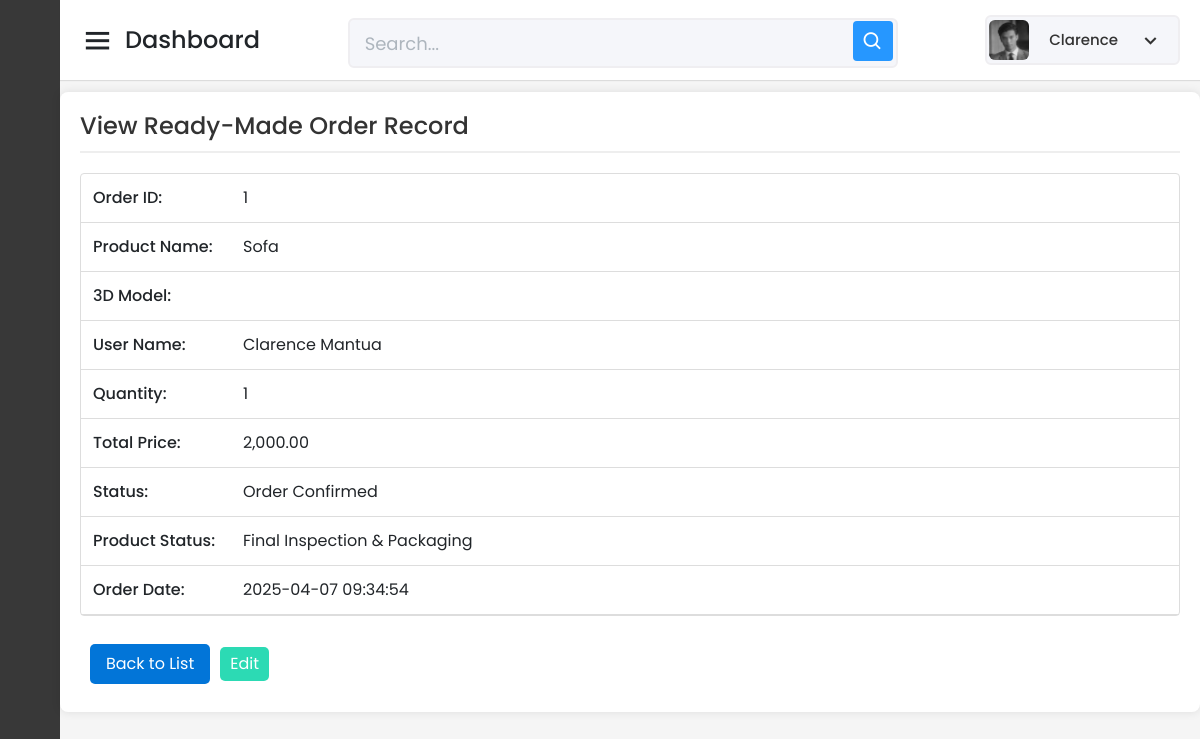
Page /Capstone_Admin/readymade/read-one-readymade-form.php?id=1 (signed in) on the earlier database version.
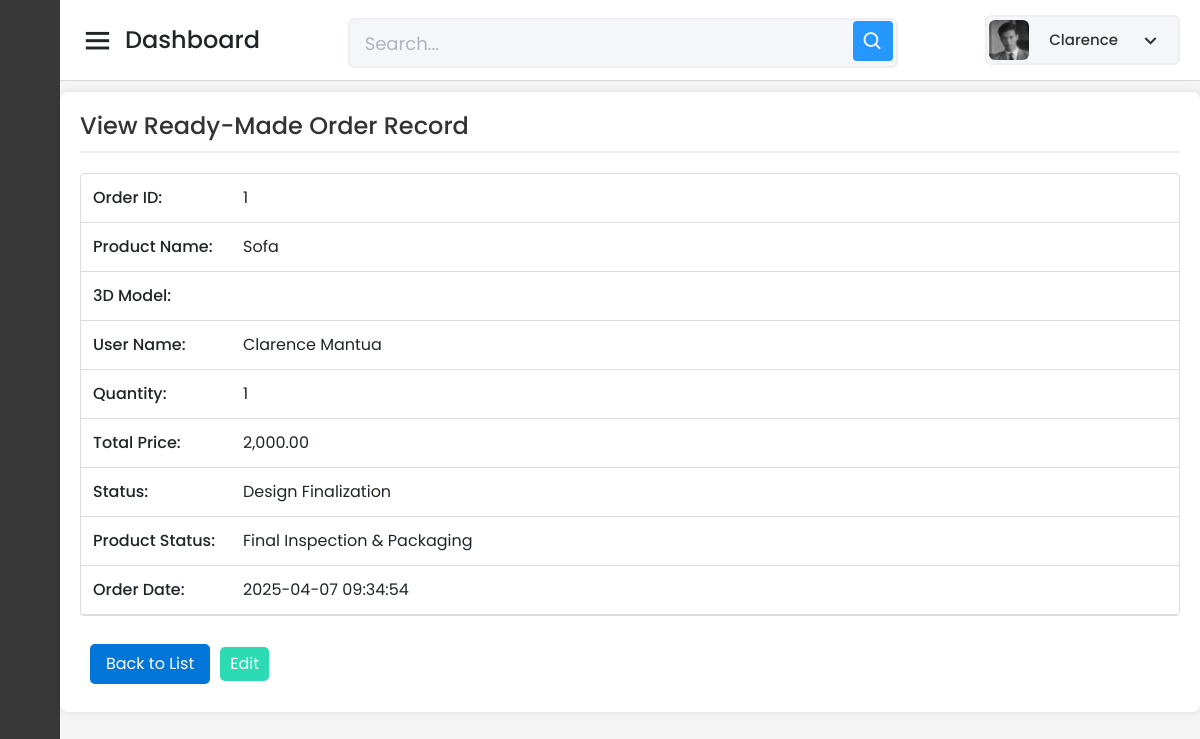
Same page on the later database version.
### tables this page shows
CREATE TABLE `tbl_ready_made_orders` (
  `ReadyMadeOrder_ID` int(11) NOT NULL AUTO_INCREMENT,
  `Product_ID` int(11) NOT NULL,
  `User_ID` varchar(150) NOT NULL,
  `Quantity` int(11) NOT NULL,
  `Total_Price` decimal(10,2) NOT NULL,
  `Order_Status` int(3) NOT NULL DEFAULT 0,
  `Order_Date` timestamp NOT NULL DEFAULT current_timestamp(),
  `Product_Status` int(3) NOT NULL DEFAULT 0,
  `Progress_Pic_10` varchar(255) DEFAULT NULL,
  `Progress_Pic_20` varchar(255) DEFAULT NULL,
  `Progress_Pic_30` varchar(255) DEFAULT NULL,
  `Progress_Pic_40` varchar(255) DEFAULT NULL,
  `Progress_Pic_50` varchar(255) DEFAULT NULL,
  `Progress_Pic_60` varchar(255) DEFAULT NULL,
  `Progress_Pic_70` varchar(255) DEFAULT NULL,
  `Progress_Pic_80` varchar(255) DEFAULT NULL,
  `Progress_Pic_90` varchar(255) DEFAULT NULL,
  `Progress_Pic_100` varchar(255) DEFAULT NULL,
  `Stop_Reason` varchar(255) DEFAULT NULL,
  PRIMARY KEY (`ReadyMadeOrder_ID`),
  KEY `Product_ID` (`Product_ID`),
  KEY `User_ID` (`User_ID`),
  CONSTRAINT `tbl_ready_made_orders_ibfk_1` FOREIGN KEY (`Product_ID`) REFERENCES `tbl_prod_info` (`Product_ID`),
  CONSTRAINT `tbl_ready_made_orders_ibfk_2` FOREIGN KEY (`User_ID`) REFERENCES `tbl_user_info` (`User_ID`)
);

CREATE TABLE `tbl_prod_info` (
  `Product_ID` int(11) NOT NULL AUTO_INCREMENT,
  `Product_Name` varchar(255) NOT NULL,
  `Description` text DEFAULT NULL,
  `Category` varchar(100) DEFAULT NULL,
  `Sizes` varchar(100) DEFAULT NULL,
  `Color` varchar(50) DEFAULT NULL,
  `Stock` varchar(100) DEFAULT NULL,
  `Assembly_Required` varchar(255) DEFAULT NULL,
  `ImageURL` varchar(255) DEFAULT NULL,
  `Price` varchar(255) NOT NULL,
  `Sold` varchar(255) DEFAULT NULL,
  `DateAdded` timestamp NOT NULL DEFAULT current_timestamp(),
  `LastUpdate` timestamp NOT NULL DEFAULT current_timestamp() ON UPDATE current_timestamp(),
  `GLB_File_URL` varchar(255) DEFAULT NULL,
  `product_type` enum('readymade','custom') DEFAULT 'readymade',
  PRIMARY KEY (`Product_ID`)
);

### Capstone_Admin/readymade/read-one-readymade-form.php (the view, shortened to what the changed rows need)
<?php
include '../config/database.php';
try {
    $query = "
        SELECT
            r.ReadyMadeOrder_ID,
            r.Product_ID,
            p.Product_Name,
            p.GLB_File_URL,
            r.User_ID,
            CONCAT(u.First_Name, ' ', u.Last_Name) AS User_Name,
            r.Quantity,
            r.Total_Price,
            r.Order_Status,
            r.Product_Status,
            r.Order_Date
        FROM tbl_ready_made_orders r
        JOIN tbl_prod_info p ON r.Product_ID = p.Product_ID
        JOIN tbl_user_info u ON r.User_ID = u.User_ID
        WHERE r.ReadyMadeOrder_ID = ?";
    $stmt = $pdo->prepare($query);
    $stmt->bindValue(1, $_GET['id']);
    $stmt->execute();
    $row = $stmt->fetch(PDO::FETCH_ASSOC);
    $readyMadeOrderID = $row["ReadyMadeOrder_ID"];
    $productName = $row["Product_Name"];
    $quantity = $row["Quantity"];
    $totalPrice = $row["Total_Price"];
    $orderStatus = $row["Order_Status"];
    $productStatus = $row["Product_Status"];
    $orderDate = $row["Order_Date"];
$orderStatusMap = [
    0   => 'Order Received',
    10  => 'Order Confirmed',
    20  => 'Design Finalization',
    30  => 'Material Preparation',
    40  => 'Production Started',
    50  => 'Mid-Production',
    60  => 'Finishing Process',
    70  => 'Quality Check',
    80  => 'Final Assembly',
    90  => 'Ready for Delivery',
    100 => 'Delivered / Completed'
];
$orderStatusText = $orderStatusMap[$orderStatus] ?? 'Unknown Status';
$productStatusLabels = [
    0   => 'Concept Stage',
    10  => 'Design Approved',
    20  => 'Material Sourcing',
    30  => 'Cutting & Shaping',
    40  => 'Structural Assembly',
    50  => 'Detailing & Refinements',
    60  => 'Sanding & Pre-Finishing',
    70  => 'Varnishing/Painting',
    80  => 'Drying & Curing',
    90  => 'Final Inspection & Packaging',
    100 => 'Completed'
];
$productStatusText = $productStatusLabels[$productStatus] ?? 'Unknown Status';
} catch (Exception $e) {
    echo "An error occurred: " . $e->getMessage();
    exit();
}
?>
<!DOCTYPE html>
<html lang="en" dir="ltr">
<head>
    <link href="../static/css/bootstrap.min.css" rel="stylesheet">
    <link href="../static/css-files/dashboard.css" rel="stylesheet">
    <link href="../static/css-files/button.css" rel="stylesheet">
    <link href="../static/css-files/admin_homev2.css" rel="stylesheet">
    <link href="https://unpkg.com/boxicons@2.0.7/css/boxicons.min.css" rel="stylesheet" />
</head>
<body>
    <section class="home-section">
        <br><br><br>
        <div class="container_boxes">
            <form name="frmReadyMadeRec" method="POST" action="">
                <table>
                    <tr><td>Order ID:</td><td><?php echo $readyMadeOrderID; ?></td></tr>
                    <tr><td>Product Name:</td><td><?php echo $productName; ?></td></tr>
                    <tr><td>Quantity:</td><td><?php echo $quantity; ?></td></tr>
                    <tr><td>Total Price:</td><td><?php echo number_format($totalPrice, 2); ?></td></tr>
                    <tr><td>Status:</td><td><?php echo $orderStatusText; ?></td></tr>
                    <tr><td>Product Status:</td><td><?php echo $productStatusText; ?></td></tr>
                    <tr><td>Order Date:</td><td><?php echo $orderDate; ?></td></tr>
                </table>
            </form>
        </div>
    </section>
</body>
</html>

Differences in the rows shown:
changed tbl_ready_made_orders "Final Inspection & Packaging": Order_Status "Order Confirmed" → "Design Finalization"
